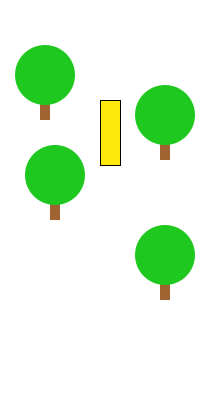
Frame 1 (no input)
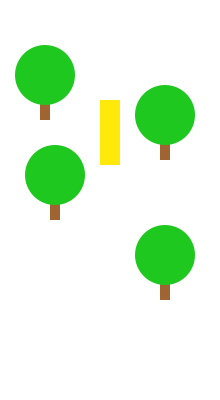
Frame 60 (the mouse pressed at the canvas centre just before this capture)
Frame 120 (the mouse held since frame 60 and released just before this capture): identical to frame 60, image omitted

The Processing sketch that drew these frames (run headless with seeded random() and noise(); from frame 60 on, the mouse is pressed at the canvas centre):

// Processing sketch: ex1_5_car
// ── ex1_5_car.pde
Car car1;
Tree tree1;
PVector location1;

void setup()
{
  size(220,400);
  smooth();
  location1=new PVector(100,100);
  car1=new Car(location1);
  tree1=new Tree();
}

void draw(){
  background(255);
  car1.update();
  car1.check();
  car1.render();
  tree1.render();
  translate(10,100);
  tree1.render();  
  translate(width/2,-60);
  tree1.render();
  translate(0,140);
  tree1.render();  
}
// ── car.pde
class Car {
  float w,l;
  PVector location;
  PVector velocity;
  PVector acceleration;
  float topspeed;
  
  Car(PVector location_){
    w=20;
    l=65;
    topspeed=10;
    acceleration=new PVector(0,0.05);
    velocity=new PVector(0,0);
    location=location_;
  }
  
  void update(){
    //velocity.add(acceleration);
    velocity.limit(topspeed);
    location.add(velocity);
  }
  
  void check(){
    if(keyPressed== true)
    {
      if(keyCode==UP)
      {
        velocity.add(acceleration);
      }
      else if(keyCode==DOWN){
        velocity=new PVector(0,0);
      }
      //acceleration.mult(-1);
    }
  }
  
  void render(){
    fill(255,233,10);
    rect(location.x,location.y,w,l);
  }
}
// ── tree.pde
class Tree{
  float branchW,branchH;
  
  Tree(){
    branchW=5;
    branchH=15;
  }
  
  void render(){
    
  
    noStroke();
    fill(160,100,50);
    rect(40,90,10,30);
    fill(30,200,30);
    arc(45,75,60,60, PI/2+QUARTER_PI/8,QUARTER_PI/8+2.5*PI,CHORD);
    
  }
  
}
